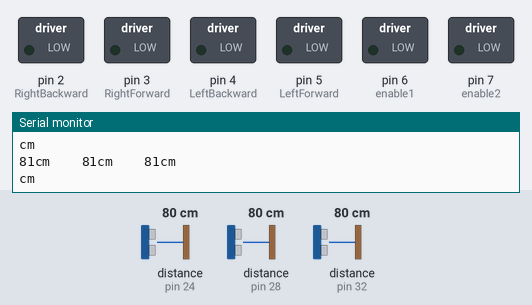
The sketch below on a simulated Arduino Uno, built with avr-gcc and run on an emulated ATmega328P. Parts: switched loads named in the sketch (green lamp = pin HIGH), the last lines printed to the serial monitor. The inputs (shaded band) are chosen by the test bench; at power-on: distance to the obstacle (sensors on pin 28, pin 24, pin 32) 80 cm. The echo pulse lasts 58.3 µs per cm.

Above: at 1.2 s.
1.3 s: distance to the obstacle (sensor on pin 28) set to 34 cm
2.8 s: distance to the obstacle (sensor on pin 28) set to 29 cm
At 3.6 s:
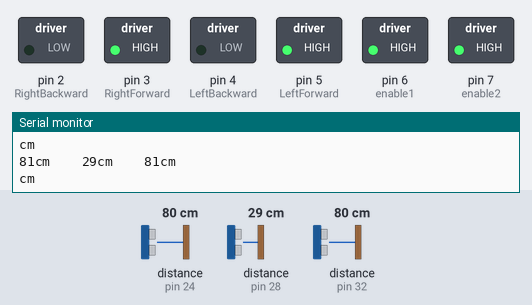
4.3 s: distance to the obstacle (sensor on pin 28) set to 6 cm
5.8 s: distance to the obstacle (sensor on pin 28) set to 3 cm
At 6.8 s:
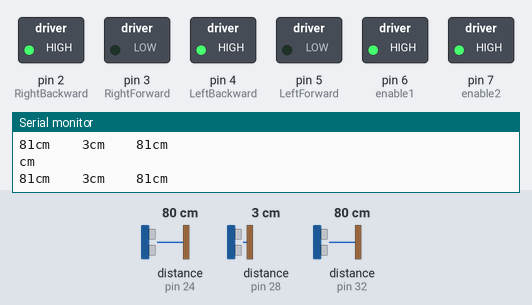
Timing chart, 0 to 8.8 s (numbered marks = the images above; inputs shaded):
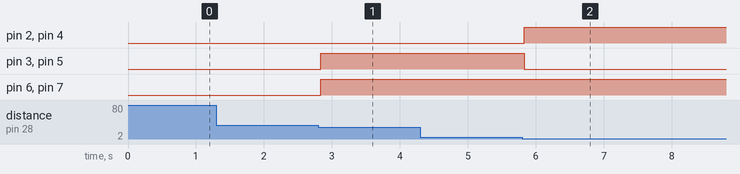

Measured:
- the behaviour switches between 31 and 30 cm on distance to the obstacle (sensor on pin 28) (found by bisection; images 0 and 1)
- the behaviour switches between 5 and 4 cm on distance to the obstacle (sensor on pin 28) (found by bisection; images 1 and 2)
- after the input at 2.8 s, pin 3 (RightForward), pin 5 (LeftForward), pin 6 (enable1), pin 7 (enable2): LOW → HIGH at once
- after the input at 5.8 s, pin 2 (RightBackward), pin 4 (LeftBackward): LOW → HIGH at once; pin 3 (RightForward), pin 5 (LeftForward): HIGH → LOW at once

The sketch:

ROBOT_ObjectFolloer_3Sensor_Ultrasonic.ino
```cpp
#include <NewPing.h>

int echo1 = 24; //left_sensor echo
int trig1 = 22; //left_sensor trig
int echo2 = 28; //central_sensor echo
int trig2 = 26; //central_sensor trig
int echo3 = 32; //right_sensor echo
int trig3 = 30; //right_sensor trig

#define maximum_distance1 200
#define maximum_distance2 200
#define maximum_distance3 200

const int LeftForward = 5;
const int LeftBackward = 4;
const int RightForward = 3;
const int RightBackward = 2;

const int enable1 = 6;
const int enable2 = 7;

NewPing sonar1(trig1,echo1,maximum_distance1);
NewPing sonar2(trig2,echo2,maximum_distance2);
NewPing sonar3(trig3,echo3,maximum_distance3);
int Left_Distance = 0,Right_Distance = 0,Middle_Distance = 0 ;
void _Forward()
{

    analogWrite(enable1, 255);
    analogWrite(enable2, 255);

    digitalWrite(LeftForward, HIGH);
    digitalWrite(LeftBackward, LOW);
    digitalWrite(RightForward, HIGH);
    digitalWrite(RightBackward, LOW);
    Serial.println("cm");
}
void _Back()
{

  analogWrite(enable1, 255);
  analogWrite(enable2, 255);

  digitalWrite(LeftForward, LOW);
  digitalWrite(LeftBackward, HIGH);
  digitalWrite(RightForward, LOW);
  digitalWrite(RightBackward, HIGH);
  Serial.println("cm\t\t");
}
void _left()
{

  analogWrite(enable1, 80);
  analogWrite(enable2, 255);

  digitalWrite(LeftForward, LOW);
  digitalWrite(LeftBackward, HIGH);
  digitalWrite(RightForward, HIGH);
  digitalWrite(RightBackward, LOW);
  Serial.println("cm\t\t");
}
void _right()
{

  analogWrite(enable1, 255);
  analogWrite(enable2, 100);

  digitalWrite(LeftForward, HIGH);
  digitalWrite(LeftBackward, LOW);
  digitalWrite(RightForward, LOW);
  digitalWrite(RightBackward, HIGH);
Serial.println("cm\t\t");
}
void _Stop()
{
  analogWrite(enable1, 0);
  analogWrite(enable2, 0);

  digitalWrite(LeftForward, LOW);
  digitalWrite(LeftBackward, LOW);
  digitalWrite(RightForward, LOW);
  digitalWrite(RightBackward, LOW);
  Serial.println("cm\t\t");
}

void setup()
{
Serial.begin(9600);
  pinMode(LeftForward, OUTPUT);
  pinMode(LeftBackward, OUTPUT);
  pinMode(RightForward, OUTPUT);
  pinMode(RightBackward, OUTPUT);

  pinMode(enable1, OUTPUT);
  pinMode(enable2, OUTPUT);

_Stop();
}
void loop()
{
  Left_Distance = sonar3.ping_cm();
  delay(10);
  Middle_Distance = sonar2.ping_cm();
  delay(10);
  Right_Distance = sonar1.ping_cm();
  delay(10);
  //Serial.println("Left_Distance\tMiddle_Distance\tRight_Distance\tStatus\n");
  Serial.print(Left_Distance);
  Serial.print("cm\t\t");
  Serial.print(Middle_Distance);
  Serial.print("cm\t\t");
  Serial.print(Right_Distance);
  Serial.println("cm\t\t");
  //delay(1000);

  if((Middle_Distance>=10) && (Middle_Distance<=30))
    _Forward();
  else if (Middle_Distance<5 && Middle_Distance>0)
    _Back();
  else if ((Right_Distance>=10) && (Right_Distance<=20))
    _right();
  else if((Left_Distance>=10) && (Left_Distance<=20))
    _left();
  else if(Middle_Distance>20)
    _Stop();
}
```
